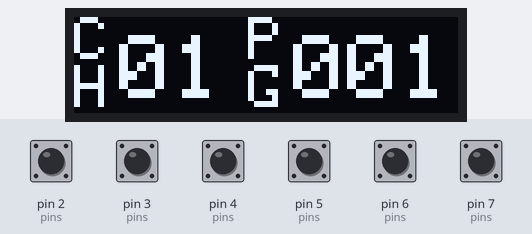
The sketch below on a simulated Arduino Mega 2560, built with avr-gcc and run on an emulated ATmega2560. On the bench: 128×32 one-colour display. Inputs (shaded band) come from the test bench; at power-on: pin 2 (pins), pin 3 (pins), pin 4 (pins), pin 5 (pins), pin 6 (pins), pin 7 (pins) HIGH.

Above: at 3.2 s.
3.3 s: pin 2 (pins) pulled LOW for 1 s
At 4.4 s:
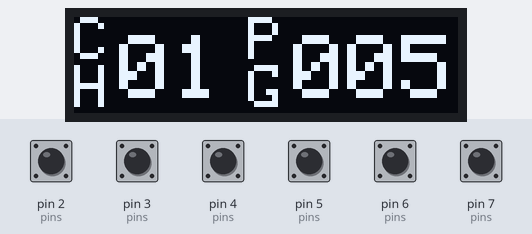
5.8 s: pin 4 (pins) pulled LOW for 0.3 s
At 6.3 s:
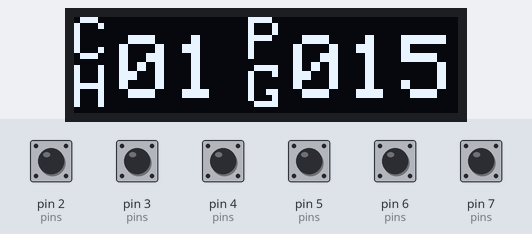
7.6 s: pin 3 (pins) pulled LOW for 0.3 s
At 8.1 s:
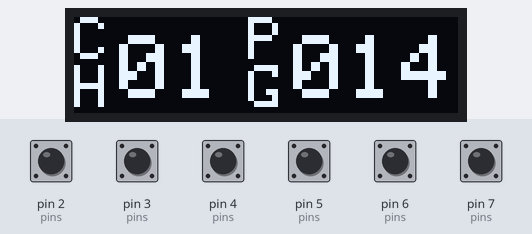
9.4 s: pin 5 (pins) pulled LOW for 1 s
At 10.7 s:
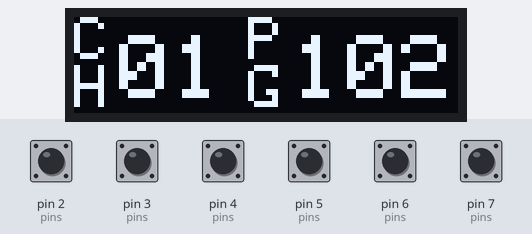
11.9 s: pin 6 (pins) pulled LOW for 1 s
At 13.8 s:
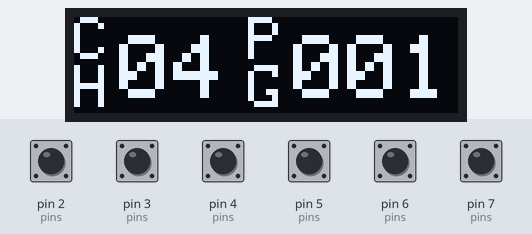
14.4 s: pin 7 (pins) pulled LOW for 1 s
At 16.4 s:
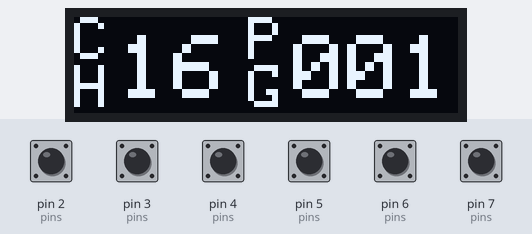
Timing chart, 0 to 17.9 s (numbered marks = the images above; inputs shaded):
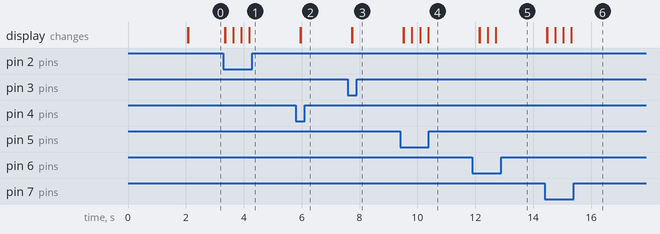

The sketch:

midi_program_selector.ino
```cpp
#include <SPI.h>
#include <Wire.h>
#include <Adafruit_SSD1306.h>

#include "MpsDisplay.h"
#include "MpsMidi.h"
#include "MpsButtonScanner.h"

MpsDisplay display = MpsDisplay();
MpsMidi midi = MpsMidi();
MpsButtonScanner buttonScanner = MpsButtonScanner();

void setup() {
  midi.Initialize();
  buttonScanner.Initialize();
  display.Initialize();
  display.ShowSplash();

  display.Update(CurrentChannelProgram {0, 0});

}

void loop() {
  CurrentChannelProgram currentState;

  switch(buttonScanner.Poll()) {
    case ButtonAction::NO_ACTION: {
      break;
    }

    case ButtonAction::PROGRAM_UP_ONE: {
      Serial.println("PROGRAM_UP_ONE");
      currentState = midi.IncrementProgram();
      display.Update(currentState);
      break;
    }

    case ButtonAction::PROGRAM_DOWN_ONE: {
      Serial.println("PROGRAM_DOWN_ONE");
      currentState = midi.DecrementProgram();
      display.Update(currentState);
      break;
    }

    case ButtonAction::PROGRAM_UP_TEN: {
      Serial.println("PROGRAM_UP_TEN");
      currentState = midi.IncrementProgramTen();
      display.Update(currentState);
      break;
    }

    case ButtonAction::PROGRAM_DOWN_TEN: {
      Serial.println("PROGRAM_DOWN_TEN");
      currentState = midi.DecrementProgramTen();
      display.Update(currentState);
      break;
    }

    case ButtonAction::CHANNEL_UP: {
      Serial.println("CHANNEL_UP");
      currentState = midi.IncrementChannel();
      display.Update(currentState);
      break;
    }

    case ButtonAction::CHANNEL_DOWN: {
      Serial.println("CHANNEL_DOWN");
      currentState = midi.DecrementChannel();
      display.Update(currentState);
      break;
    }

    default: {
      Serial.println("default");
      break;
    }
  }


  delay(250);
}
```

MpsButtonScanner.h
```cpp
#ifndef __MPSBUTTONSCANNER_H__
#define __MPSBUTTONSCANNER_H__

enum ButtonAction {
  NO_ACTION = 1,
  PROGRAM_UP_ONE,
  PROGRAM_DOWN_ONE,
  PROGRAM_UP_TEN,
  PROGRAM_DOWN_TEN,
  CHANNEL_UP,
  CHANNEL_DOWN
};

class MpsButtonScanner {
private:
  const int pins[6] = {PROGRAM_UP_ONE, PROGRAM_DOWN_ONE, PROGRAM_UP_TEN, PROGRAM_DOWN_TEN, CHANNEL_UP, CHANNEL_DOWN};

  bool ButtonPressed(int pin) {
    return digitalRead(pin) == LOW;
  }

public:
  MpsButtonScanner() {

  }

  void Initialize(void) {
    for(int pin : pins) {
      pinMode(pin, INPUT_PULLUP);
    }
  }

  ButtonAction Poll() {
    for(int pin : pins) {
      if(ButtonPressed(pin)) {
        return (ButtonAction)pin;
      }
    }
    return NO_ACTION;
  }
};

#endif
```

MpsDisplay.h
```cpp
/*
 *
 */

#ifndef __MPSDISPLAY_H__
#define __MPSDISPLAY_H__

#include <Wire.h>
#include <Adafruit_SSD1306.h>
#include "MpsMidi.h"

class MpsDisplay {
private:
  const int SCREEN_WIDTH = 128;
  const int SCREEN_HEIGHT = 32;

  const int OLED_RESET = 4;
  const int SCREEN_ADDRESS = 0x3C;

  const char* PAD_ZERO = "0";

  const int CHANNEL_LABEL_X = 0;
  const int CHANNEL_LABEL_Y = 0;

  const int PROGRAM_LABEL_X = 58;
  const int PROGRAM_LABEL_Y = 0;

  const int VALUE_Y = 6;
  const int VALUE_X_OFFSET = 15;

  const int ZERO_BASE_OFFSET = 1;

  Adafruit_SSD1306 display;

  void Clear(void) {
    display.clearDisplay();
  }

  void Update(void) {
    display.display();
  }

  void DrawChannel(byte channel) {
    display.setCursor(VALUE_X_OFFSET, VALUE_Y);
    DrawPaddedTens(channel);
  }

  void DrawLabels(void) {
    display.setTextSize(2);

    display.setCursor(CHANNEL_LABEL_X,CHANNEL_LABEL_Y);
    display.println(F("C"));
    display.println(F("H"));

    display.setCursor(PROGRAM_LABEL_X, PROGRAM_LABEL_Y);
    display.println(F("P"));
    display.setCursor(PROGRAM_LABEL_X, display.getCursorY());
    display.println(F("G"));

    Update();
  }

  void DrawProgram(byte program) {
    display.setCursor(PROGRAM_LABEL_X + VALUE_X_OFFSET, VALUE_Y);
    DrawPaddedHundreds(program);
  }

  void DrawPaddedTens(byte number) {
    if(number < 10) { display.print(PAD_ZERO); }
    display.print(number);
  }

  void DrawPaddedHundreds(byte number) {
    if(number < 100) { display.print(PAD_ZERO); }
    DrawPaddedTens(number);
  }

public:
  MpsDisplay() {
    display = Adafruit_SSD1306(SCREEN_WIDTH, SCREEN_HEIGHT, &Wire, OLED_RESET);
  }

  bool Initialize() {
    return display.begin(SSD1306_SWITCHCAPVCC, SCREEN_ADDRESS);
  }

  void ShowSplash(void) {
    Clear();
    display.setTextColor(SSD1306_WHITE, SSD1306_BLACK);
    display.setTextSize(2);

    display.println("midiProg W");
    display.println("v0.0.1");

    Update();

    delay(2000);
  }

  void Update(CurrentChannelProgram currentState) {
    display.clearDisplay();
    DrawLabels();
    display.setTextSize(3);
    DrawChannel(currentState.channel + ZERO_BASE_OFFSET);
    DrawProgram(currentState.program + ZERO_BASE_OFFSET);

    Update();
  }
};

#endif
```

MpsMidi.h
```cpp
#ifndef __MPSMIDI_H__
#define __MPSMIDI_H__

struct CurrentChannelProgram {
  byte channel;
  byte program;
};

class MpsMidi {
private:
  const int MIDI_BAUD_RATE = 31250;
  const int PROGRAM_CHANGE_COMMAND = 0xC0;
  const int CHANNELIZATION_MASK = 0x0F;
  const int PROGRAM_WRAP_MASK = 0x7F;
  const int TEN_STEP = 10;

  byte currentChannel = 0;
  byte programs[16];

  byte ApplyChannelConstraint() {
    currentChannel &= CHANNELIZATION_MASK;
  }

  byte ApplyProgramConstraint() {
    programs[currentChannel] &= PROGRAM_WRAP_MASK;
  }

  byte ProgramChangeCommand(byte channel) {
    return PROGRAM_CHANGE_COMMAND | (channel & CHANNELIZATION_MASK);
  }

  void SendProgramChange(byte channel, byte program) {
    Serial1.write(ProgramChangeCommand(channel));
    Serial1.write(program);
  }

  CurrentChannelProgram CurrentState() {
    return CurrentChannelProgram{currentChannel, programs[currentChannel]};
  }

public:
  MpsMidi(void) {}

  void Initialize(void) {
    Serial1.begin(MIDI_BAUD_RATE);
  }

  CurrentChannelProgram IncrementProgram() {
    programs[currentChannel]++;
    ApplyProgramConstraint();
    SendProgramChange(currentChannel, programs[currentChannel]);

    return CurrentState();
  }

  CurrentChannelProgram DecrementProgram() {
    programs[currentChannel]--;
    ApplyProgramConstraint();
    SendProgramChange(currentChannel, programs[currentChannel]);

    return CurrentState();
}

  CurrentChannelProgram IncrementProgramTen() {
    programs[currentChannel] += TEN_STEP;
    ApplyProgramConstraint();
    SendProgramChange(currentChannel, programs[currentChannel]);

    return CurrentState();
  }

  CurrentChannelProgram DecrementProgramTen() {
    programs[currentChannel] -= TEN_STEP;
    ApplyProgramConstraint();
    SendProgramChange(currentChannel, programs[currentChannel]);

    return CurrentState();
  }

  CurrentChannelProgram IncrementChannel() {
     currentChannel++;
     ApplyChannelConstraint();

    return CurrentState();
  }

  CurrentChannelProgram DecrementChannel() {
     currentChannel--;
     ApplyChannelConstraint();

    return CurrentState();
  }
};

#endif
```

Measured:
- after the input at 3.3 s, the display: first changes at once (image 1 shows a later state)
- after the input at 5.8 s, the display: first changes after 0.16 s (image 2 shows a later state)
- after the input at 7.6 s, the display: first changes after 0.14 s (image 3 shows a later state)
- after the input at 9.4 s, the display: first changes after 0.12 s (image 4 shows a later state)
- after the input at 11.9 s, the display: first changes after 0.23 s (image 5 shows a later state)
- after the input at 14.4 s, the display: first changes after 0.07 s (image 6 shows a later state)
